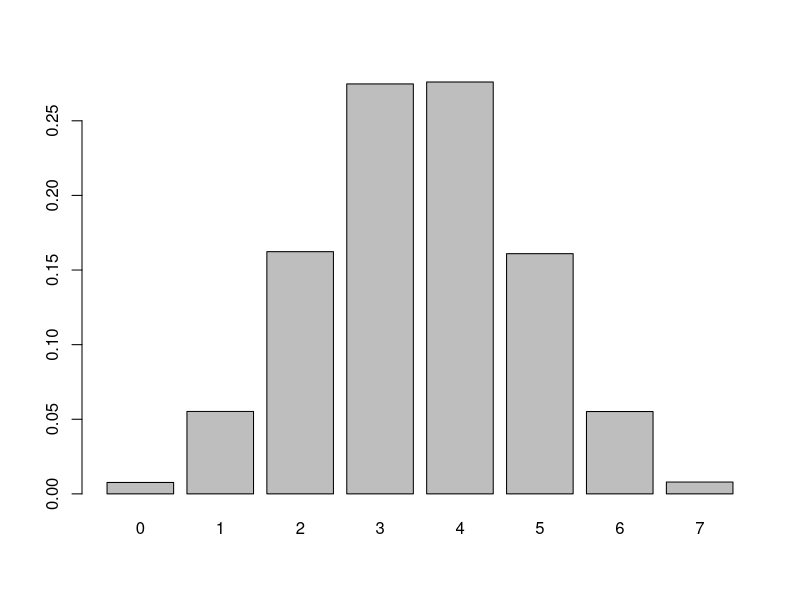

Write R code to recreate this figure.
# 1
#1.	Recreate your Pascal’s Triangle from the previous exercise with this code:
  
  lapply(0:7, function(i) choose(i, 0:i)/sum(choose(i, 0:i)))

#See if you can modify that code to produce the associated probabilities. 
#Hint: add the subset expression [[8]] to select just the eighth element of the list returned by lapply().

#2
# 2.	Use rbinom() to create a list of ten trials, where each trial consists of seven events (e.g., coin tosses). 
  # Set prob=0.50 to use a fair coin. Did your list of ten include a zero or a seven? Why?
  
  ?rbinom
  
  rbinom(n = 10, size = 7, prob = 0.5 )
  
  #  [1] 2 3 2 4 6 3 6 4 3 4
  # 2 Heas, 3 heads, 2 heads,....
  # Answer: Although 0 or 7 heads are theoretically possible, they are much less likeley thatn
  # other outcomes. 
  
#3.	Improve your rbinom() code to run a large empirical simulation 
# of a coin toss with seven events. Run 100,000 trials.
#  Report a table showing the number of events for each of the eight outcomes. 
  #Hint: in addition to rbinom() you will need the table() command.
  
set.seed(110)
trials =  table(rbinom(100000, 7, 0.5 ))
trials 

# Solution
#. 0     1     2     3     4     5     6     7 
# 765  5525 16232 27471 27600 16096  5517   794 
  
# 4. 
#4.	Using the capabilities of R, convert the events in the table from question #3 
  # into probabilities. Use barplot() to make a graph of the results.
  
probs =  trials/sum(trials)
barplot(probs)

 #.  0       1       2       3       4       5       6       7 
 #0.00765 0.05525 0.16232 0.27471 0.27600 0.16096 0.05517 0.00794 
 
# 5.	Bonus: You can use the following line of code to produce the theoretical probabilities for a binomial distribution with seven events:
   
   dbinom(x=c(0,1,2,3,4,5,6,7),size=7,prob=0.5)
 
# Why are these theoretical probabilities slightly different from your results for question #4?
 
# Answer: Since dbinom uses the binomial density directly to arrive at the theoretical probabilities
   # and rbinom generates these probabilities as random process, rbinom will always differ slightly
   # from dbinom which is deterministic
  
  